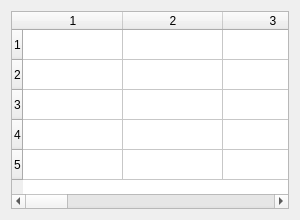
<?xml version="1.0" encoding="UTF-8"?>
<ui version="4.0"><class>Dialog</class><widget class="QDialog" name="Dialog"><property name="geometry"><rect><x>0</x><y>0</y><width>300</width><height>220</height></rect></property><property name="windowTitle"><string>Scroll narrow_5x12</string></property><layout class="QVBoxLayout" name="verticalLayout"><property name="leftMargin"><number>11</number></property><property name="topMargin"><number>11</number></property><property name="rightMargin"><number>11</number></property><property name="bottomMargin"><number>11</number></property><property name="spacing"><number>6</number></property><item><widget class="QTableWidget" name="table"><property name="rowCount"><number>5</number></property><property name="columnCount"><number>12</number></property></widget></item></layout></widget></ui>
